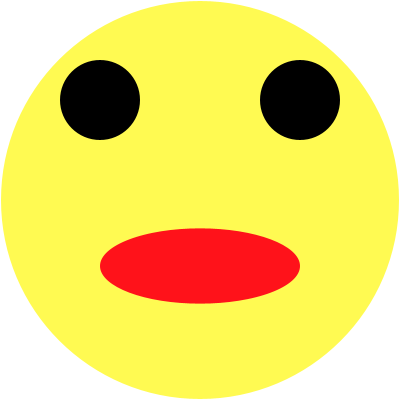
Frame 1 (no input)
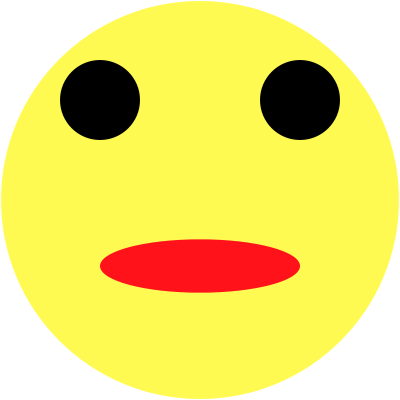
Frame 60 (the mouse pressed at the canvas centre just before this capture)
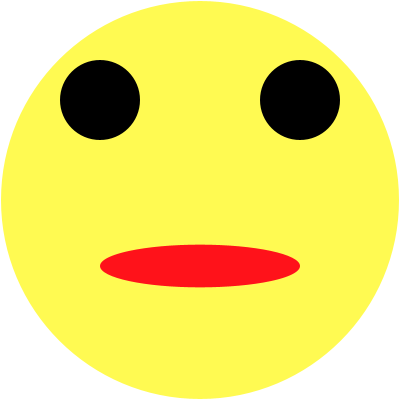
Frame 120 (the mouse held since frame 60 and released just before this capture)

The Processing sketch that drew these frames (run headless with seeded random() and noise(); from frame 60 on, the mouse is pressed at the canvas centre):

// Processing sketch: processing_156525
// ── processing_156525.pde

float timeX = 0.0;
float timeY = 200.0;

float increment = 0.02;
void setup()
{
size(400,400);
smooth();

}
void draw()
{
background(255);
float x = noise(timeX)*width/2;
float y = noise(timeY)*width/2;
timeX += increment;
timeY += increment;

noStroke();
fill(255,250,82);
ellipse(width/2,height/2,width-2,height-2);
fill(0);
ellipse(width/4,height/4,80,80);
ellipse(3*width/4,height/4,80,80);
fill(255,18,26);
ellipse(width/2,4*height/6,200,y/2);


}
